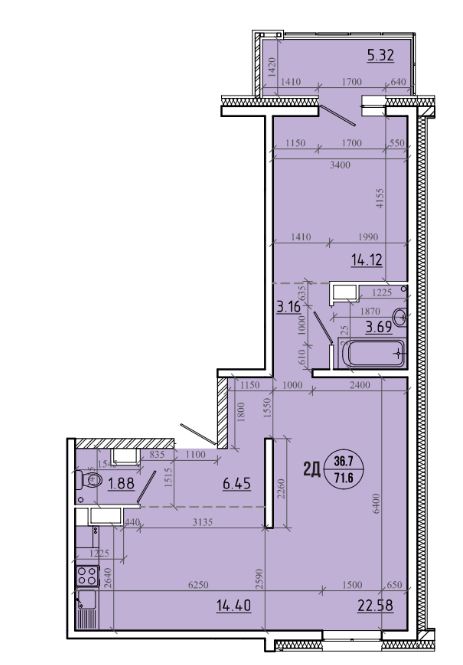
#> input picture Настя/Квартиры/tmp/7.1 2Д.png, 463 x 665 px
$ python -i parse_floorplan.py   (imports and definitions only)
#> lines starting #> are read from the running program, lines starting #| are printed output that depends on the picture; after the words box and inside, x2 and y2 are one past the last pixel; in counts of white or black regions, pixels touching at a corner belong together
#> further down, picture is the input picture: shape (665, 463, 3); mean B, G, R 225.9, 213.2, 219
#!/usr/bin/env python3
"""
parse_floorplan.py

Usage:
    python parse_floorplan.py --image "/path/to/7.1 2Д.png" [--scale_mm 6250] [--out /tmp/plan_out]

Outputs:
    - <out>/parsed_plan.json
    - <out>/parsed_plan.svg

Notes:
    - Requires: python3, pip install opencv-python numpy pillow pytesseract shapely
    - Also requires system tesseract (e.g., apt install tesseract-ocr / brew install tesseract)
    - This is a robust heuristic parser — manual verification recommended.
"""
import argparse
import json
import math
from pathlib import Path

import cv2
import numpy as np
from PIL import Image, ImageDraw, ImageFont
import pytesseract

# Optional: shapely for geometry convenience (if installed)
try:
    from shapely.geometry import Polygon, LineString, Point
except Exception:
    Polygon = None
    LineString = None
    Point = None

# [17 lines left out: function ocr_numbers, not called in this run]

def image_preprocess_for_contours(cv_img):
    """Convert to binary image tuned for architectural drawings."""
    gray = cv2.cvtColor(cv_img, cv2.COLOR_BGR2GRAY)
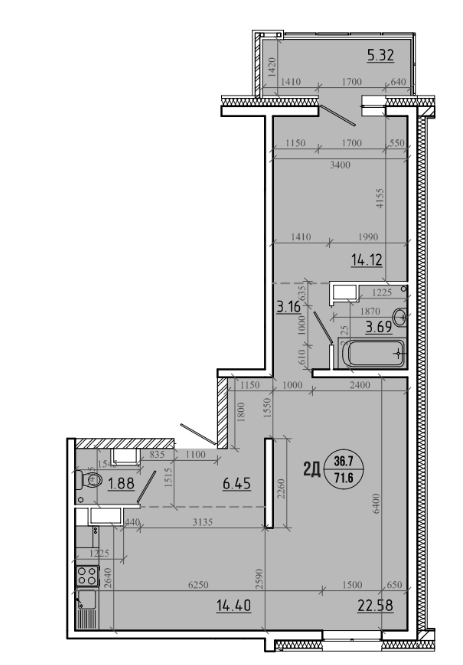
#> gray: shape (665, 463); min 0, max 255, mean 216.3
    # Remove small color noise but keep edges
    bl = cv2.bilateralFilter(gray, 9, 75, 75)
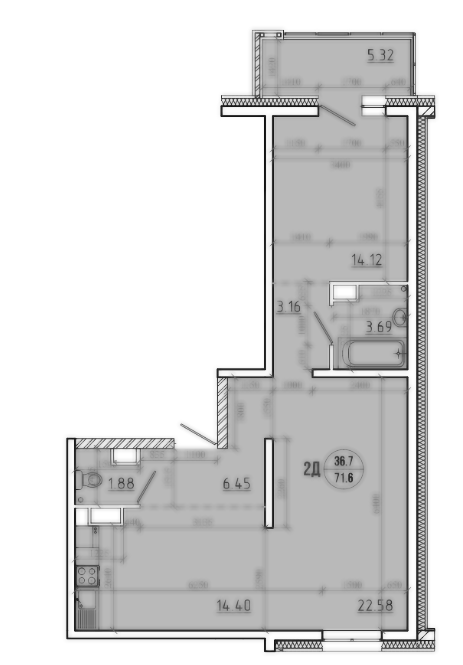
#> bl: shape (665, 463); min 16, max 255, mean 217
    # Adaptive threshold to get lines
    th = cv2.adaptiveThreshold(bl, 255, cv2.ADAPTIVE_THRESH_GAUSSIAN_C,
                                cv2.THRESH_BINARY_INV, 15, 7)
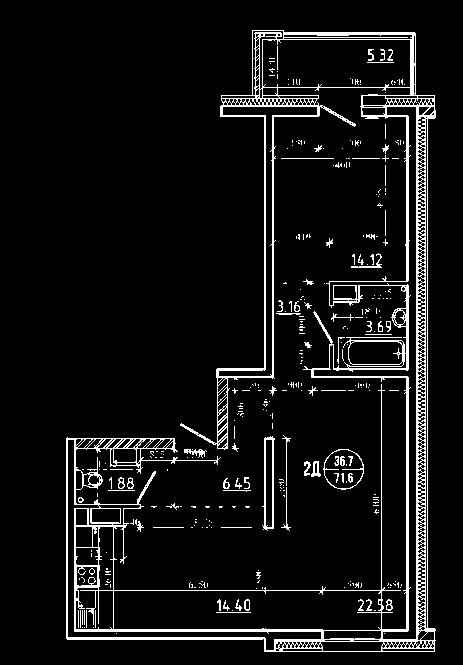
#> th: shape (665, 463); 7.2% white in thin lines or dots, all inside (x1, y1, x2, y2) = (66, 30, 436, 652)
    # Morph close to join lines
    kernel = cv2.getStructuringElement(cv2.MORPH_RECT, (3,3))
    morph = cv2.morphologyEx(th, cv2.MORPH_CLOSE, kernel, iterations=1)
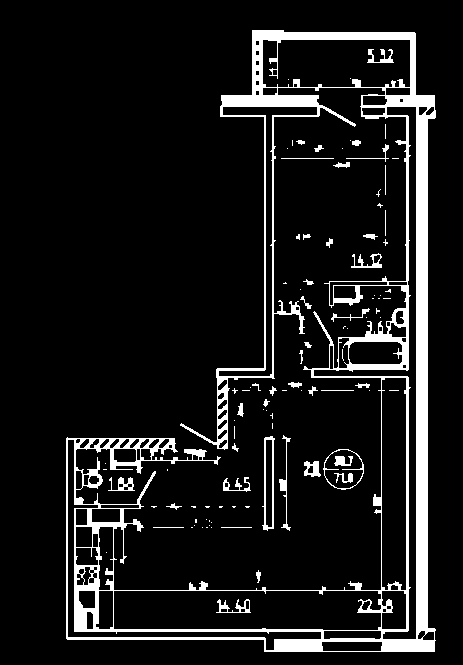
#> morph: shape (665, 463); 9.7% white; 100 white regions (59 under 20 px), largest, box (x1, y1, x2, y2) and area: (66, 30, 436, 652) 26299, (262, 436, 275, 531) 418, (279, 435, 291, 531) 221
    return morph

# [77 lines left out: functions find_main_contours, approx_polygon_from_contour, project_point_to_segment, detect_openings_from_small_contours, poly_px_to_meters, not called in this run]

def save_json(out_path, data):
    with open(out_path, "w", encoding="utf-8") as f:
        json.dump(data, f, ensure_ascii=False, indent=2)

# [125 lines left out: functions svg_from_json, main, not called in this run]

# [2 lines not run here, left out]

>>> import cv2
>>> picture = cv2.imread('7.1 2Д.png')
>>> result = image_preprocess_for_contours(picture)
